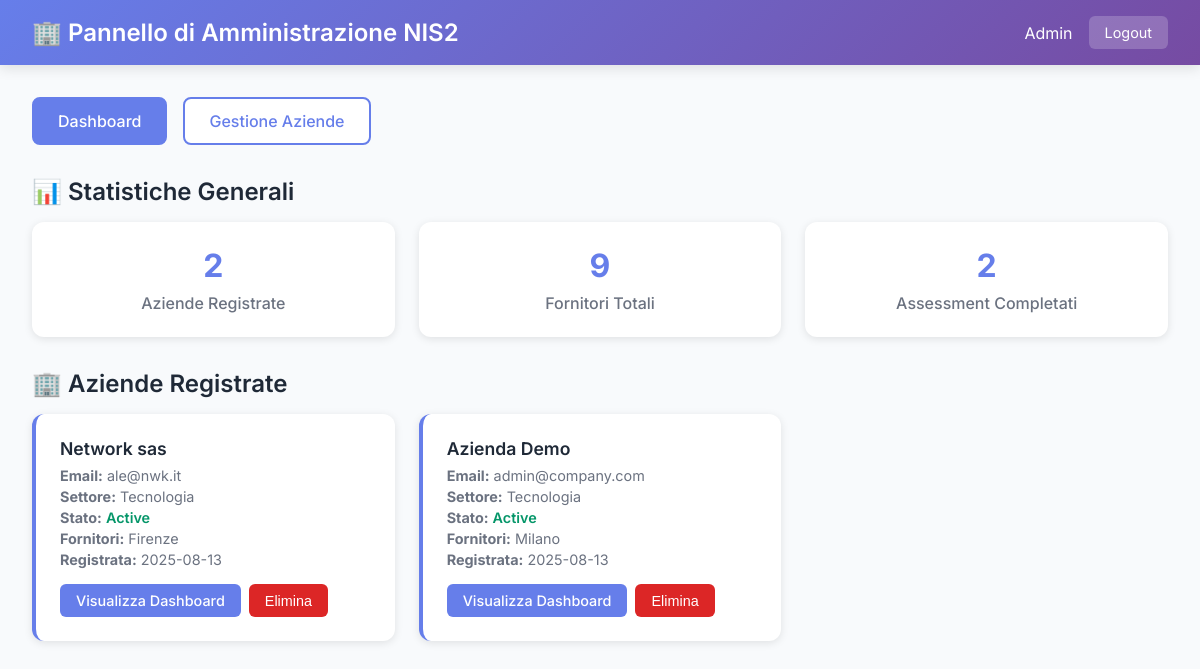
Page /admin-dashboard (signed in) on the committed database.
### tables this page shows
CREATE TABLE companies (
            id INTEGER PRIMARY KEY AUTOINCREMENT,
            name TEXT NOT NULL,
            admin_email TEXT UNIQUE NOT NULL,
            admin_password TEXT NOT NULL,
            sector TEXT NOT NULL,
            address TEXT,
            city TEXT,
            postal_code TEXT,
            country TEXT DEFAULT 'Italia',
            phone TEXT,
            piva TEXT,
            cf TEXT,
            website TEXT,
            description TEXT,
            status TEXT DEFAULT 'active',
            created_at TIMESTAMP DEFAULT CURRENT_TIMESTAMP
        );

### main_dev.py (the view)
@app.get("/admin-dashboard")
async def admin_dashboard(request: Request):
    user = await get_current_user(request)
    if not user or user.get("role") != "admin":
        return RedirectResponse(url="/admin-login")
    try:
        init_db()
        conn = sqlite3.connect('nis2_supply_chain.db')
        cursor = conn.cursor()
        cursor.execute('SELECT COUNT(*) FROM companies')
        total_companies = cursor.fetchone()[0]
        cursor.execute('SELECT COUNT(*) FROM suppliers')
        total_suppliers = cursor.fetchone()[0]
        cursor.execute('SELECT COUNT(*) FROM suppliers WHERE compliance_score IS NOT NULL')
        completed_assessments = cursor.fetchone()[0]
        cursor.execute('''
            SELECT id, name, admin_email, sector, status, created_at, city, phone, piva,
                   (SELECT COUNT(*) FROM suppliers WHERE company_id = companies.id) as supplier_count
            FROM companies
            ORDER BY created_at DESC
        ''')
        companies = cursor.fetchall()
        conn.close()
        context = {
            "request": request,
            "total_companies": total_companies,
            "total_suppliers": total_suppliers,
            "completed_assessments": completed_assessments,
            "companies": companies
        }
        return templates.TemplateResponse("admin_dashboard.html", context)
    except Exception as e:
        print(f"Errore nel dashboard admin: {e}")
        return templates.TemplateResponse("admin_dashboard.html", {
            "request": request,
            "total_companies": 0,
            "total_suppliers": 0,
            "completed_assessments": 0,
            "companies": [],
            "error": str(e)
        })

### templates/admin_dashboard.html (shortened to what this page needs)
<!DOCTYPE html>
<html lang="it">
<head>
</head>
<body>
    <div class="header">
        <h1>🏢 Pannello di Amministrazione NIS2</h1>
        <div class="user-info">
            <span>Admin</span>
            <a href="/admin-logout" class="logout-btn">Logout</a>
        </div>
    </div>
    <div class="container">
        <div class="nav-menu">
            <a href="/admin-dashboard" class="nav-btn active">Dashboard</a>
            <a href="/admin/companies" class="nav-btn">Gestione Aziende</a>
        </div>
        <div class="section-title">📊 Statistiche Generali</div>
        <div class="stats-grid">
            <div class="stat-card">
                <h3>{{ total_companies }}</h3>
                <p>Aziende Registrate</p>
            </div>
            <div class="stat-card">
                <h3>{{ total_suppliers }}</h3>
                <p>Fornitori Totali</p>
            </div>
            <div class="stat-card">
                <h3>{{ completed_assessments }}</h3>
                <p>Assessment Completati</p>
            </div>
        </div>
        <div class="section-title">🏢 Aziende Registrate</div>
        <div class="companies-grid">
            {% for company in companies %}
            <div class="company-card">
                <h4>{{ company[1] }}</h4>
                <div class="company-info">
                    <p><strong>Email:</strong> {{ company[2] }}</p>
                    <p><strong>Settore:</strong> {{ company[3] }}</p>
                    <p><strong>Stato:</strong>
                        <span style="color: {% if company[4] == 'active' %}#059669{% else %}#dc2626{% endif %}; font-weight: 600;">
                            {{ company[4]|title }}
                        </span>
                    </p>
                    <p><strong>Fornitori:</strong> {{ company[6] }}</p>
                    <p><strong>Registrata:</strong> {{ company[5][:10] }}</p>
                </div>
                <div class="company-actions">
                    <a href="/company-dashboard/{{ company[0] }}" class="btn btn-primary">Visualizza Dashboard</a>
                    <button onclick="deleteCompany({{ company[0] }})" class="btn btn-danger">Elimina</button>
                </div>
            </div>
            {% endfor %}
        </div>
    </div>
</body>
</html>

### templates/admin_dashboard.html (style rules this page uses)
* { margin: 0; padding: 0; box-sizing: border-box; }
body { font-family: 'Inter', sans-serif; background: #f8fafc; color: #1f2937; }
.header { background: linear-gradient(135deg, #667eea 0%, #764ba2 100%); color: white; padding: 1rem 2rem; display: flex; justify-content: space-between; align-items: center; box-shadow: 0 4px 12px rgba(0, 0, 0, 0.1); }
.header h1 { font-size: 1.5rem; font-weight: 600; }
.header .user-info { display: flex; align-items: center; gap: 1rem; }
.logout-btn { background: rgba(255, 255, 255, 0.2); color: white; border: none; padding: 0.5rem 1rem; border-radius: 6px; cursor: pointer; text-decoration: none; font-size: 0.9rem; }
.container { max-width: 1200px; margin: 0 auto; padding: 2rem; }
.stats-grid { display: grid; grid-template-columns: repeat(auto-fit, minmax(250px, 1fr)); gap: 1.5rem; margin-bottom: 2rem; }
.stat-card { background: white; padding: 1.5rem; border-radius: 12px; box-shadow: 0 2px 8px rgba(0, 0, 0, 0.1); text-align: center; }
.stat-card h3 { font-size: 2rem; font-weight: 700; color: #667eea; margin-bottom: 0.5rem; }
.stat-card p { color: #6b7280; font-weight: 500; }
.section-title { font-size: 1.5rem; font-weight: 600; margin-bottom: 1rem; color: #1f2937; }
.companies-grid { display: grid; grid-template-columns: repeat(auto-fill, minmax(300px, 1fr)); gap: 1.5rem; }
.company-card { background: white; padding: 1.5rem; border-radius: 12px; box-shadow: 0 2px 8px rgba(0, 0, 0, 0.1); border-left: 4px solid #667eea; }
.company-card h4 { font-size: 1.1rem; font-weight: 600; margin-bottom: 0.5rem; color: #1f2937; }
.company-info { margin-bottom: 1rem; }
.company-info p { color: #6b7280; font-size: 0.9rem; margin-bottom: 0.25rem; }
.company-actions { display: flex; gap: 0.5rem; }
.btn { padding: 0.5rem 1rem; border: none; border-radius: 6px; cursor: pointer; text-decoration: none; font-size: 0.9rem; font-weight: 500; transition: all 0.2s ease; }
.btn-primary { background: #667eea; color: white; }
.btn-danger { background: #dc2626; color: white; }
.nav-menu { display: flex; gap: 1rem; margin-bottom: 2rem; }
.nav-btn { background: white; color: #667eea; border: 2px solid #667eea; padding: 0.75rem 1.5rem; border-radius: 8px; text-decoration: none; font-weight: 500; transition: all 0.2s ease; }
.nav-btn.active { background: #667eea; color: white; }

### rows in the picture
companies: name "Network sas", admin_email "ale@nwk.it", sector "Tecnologia", status "Active", city "Firenze", created_at "2025-08-13"
companies: name "Azienda Demo", admin_email "admin@company.com", sector "Tecnologia", status "Active", city "Milano", created_at "2025-08-13"

### other values in the picture
{{ total_companies }} "2"
{{ total_suppliers }} "9"
{{ completed_assessments }} "2"
